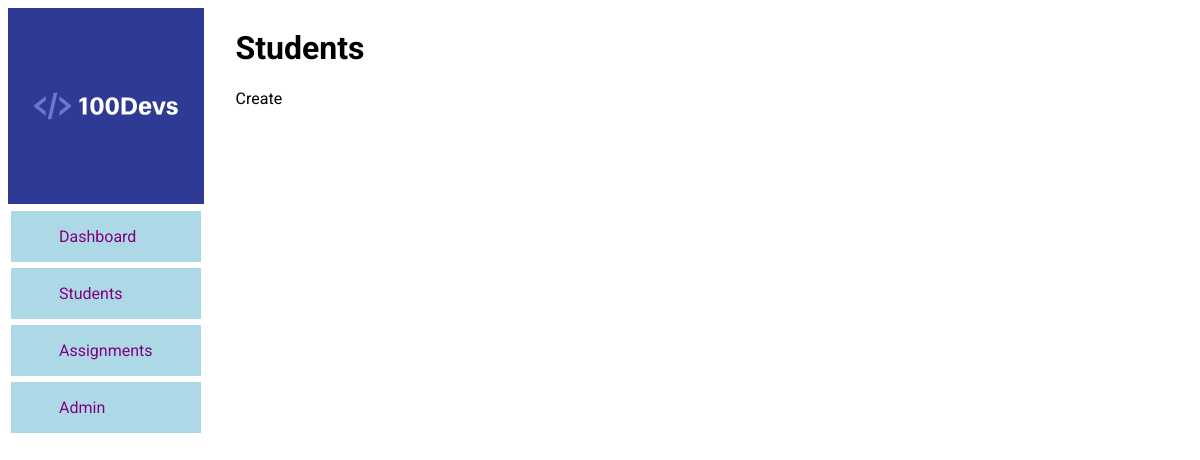
The page /students/ on the database as committed earlier.
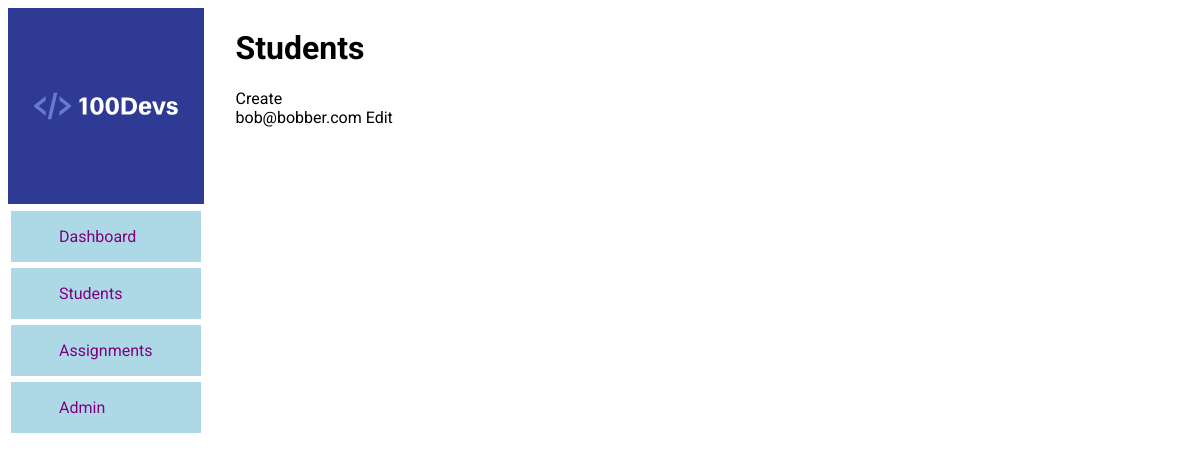
The same page on the database as committed later.
### main/models.py (models this page shows, shortened)
class Student(models.Model):
    cohort = models.ForeignKey(Cohort, on_delete=models.SET_NULL, blank=True, null=True)
    email = models.EmailField()
    first_name = models.CharField(max_length=100, blank=True, null=True)
    last_name = models.CharField(max_length=100, blank=True, null=True)
    discord_name = models.CharField(max_length=100, blank=True, null=True)
    twitch_name = models.CharField(max_length=100, blank=True, null=True)
    twitter = models.CharField(max_length=100, blank=True, null=True)
    sd_job = models.BooleanField(default=False)
    sd_start_salary = models.TextField(blank=True, null=True)
    why_interested = models.TextField(blank=True, null=True)
    dob = models.DateField(blank=True, null=True)
    gender = models.ForeignKey(Gender, on_delete=models.SET_NULL, blank=True, null=True)
    race_ethnicity = models.ForeignKey(RaceEthnicity, on_delete=models.SET_NULL, blank=True, null=True)
    hear_about = models.ForeignKey(HearAboutUs, on_delete=models.SET_NULL, blank=True, null=True)
    need_accomodations = models.BooleanField(default=False)
    accomodations_desc = models.TextField(blank=True, null=True)
    desc_from_student = models.TextField(blank=True, null=True)
    is_public = models.BooleanField(default=False)

### main/views.py (the view)
# urls.py: path('students/', views.students, name="students"),
def students(request):
    students = Student.objects.all()
    context = {
        "students": students
    }
    return render(request, 'students.html', context)

### main/templates/students.html
{% extends 'main.html' %}
{% block content %}
<h1>Students</h1>
<a href="{% url 'student-create' %}">Create</a>
<ul>
    {% for student in students %}
    <li>{{student.email}} <a href="{% url 'student-edit' student.id %}">Edit</a></li>
    {% endfor %}
</ul>
{% endblock content %}

Rows that differ between the two databases and show on the page:
added Student: email "bob@bobber.com"
